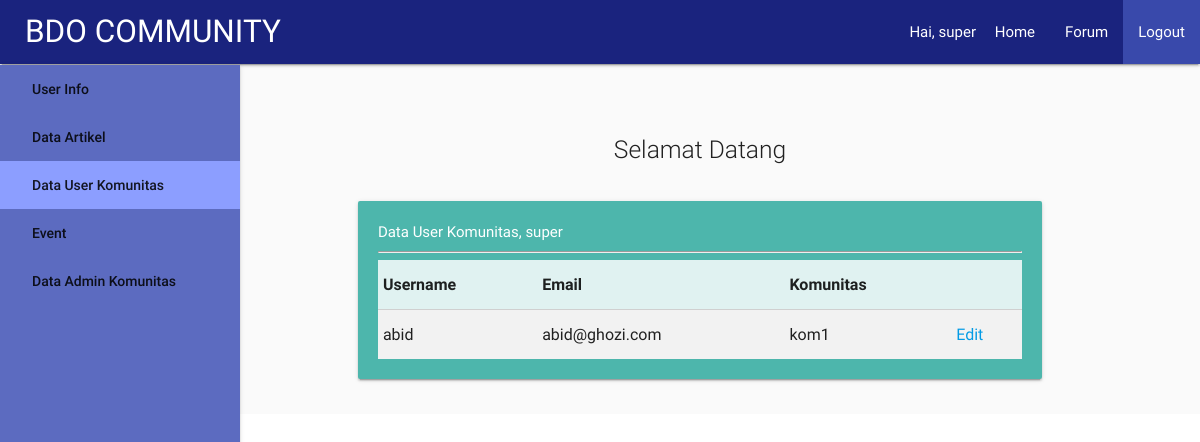
The page /dashboard/hi_datauserkomunitas.php (signed in) on the database as committed earlier.
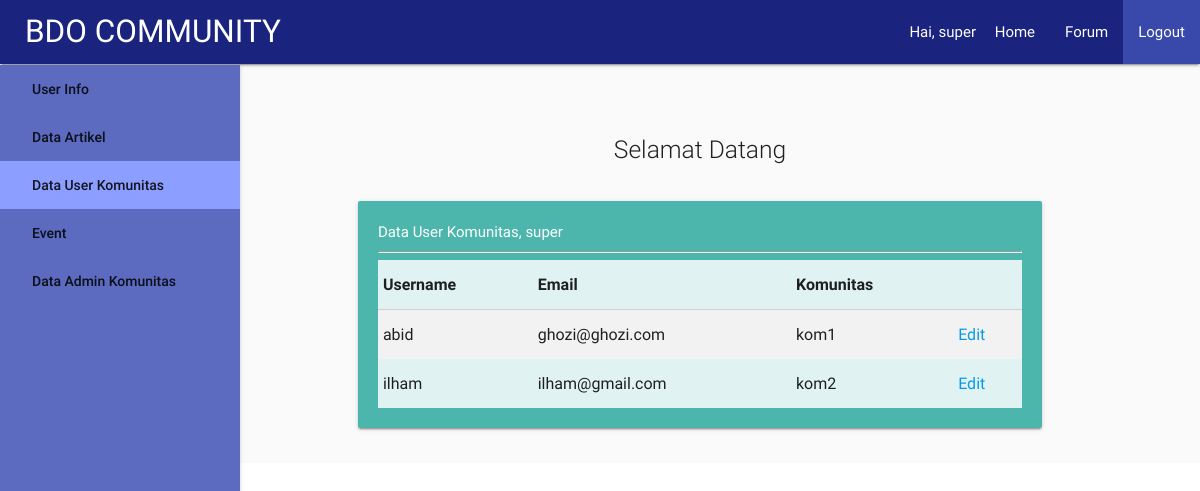
The same page on the database as committed later.
### tables this page shows
CREATE TABLE `table_user` (
  `username` varchar(30) NOT NULL,
  `password` varchar(30) NOT NULL,
  `email` varchar(120) NOT NULL,
  `idKomunitas` varchar(10) NOT NULL,
  `role` int(3) NOT NULL
);

### proses/proses_cekSession.php (called while the page is built, shortened)
<?php
if(!isset($_SESSION['session_user'])){
  header('Location: ../index.php');
}else{
  $user = $_SESSION['session_user'];
  $role = $_SESSION['session_role'];
}
?>

### dashboard/hi_datauserkomunitas.php (the view, shortened to what this page needs)
<?php
include("../proses/proses_cekSession.php");
include("../proses/proses_koneksi.php");
if($role == 1){
  $query = "SELECT * FROM table_user WHERE role = 3";
  $result = mysqli_query($conn,$query);
}else if($role == 2){
  $r = "Admin Komunitas";
  $query = "SELECT * FROM table_user WHERE idKomunitas = '$komunitas' AND role = 3";
  $result = mysqli_query($conn,$query);
}else{
  header('Location: ../index.php');
}
?>
<html>
<head>
  <link href="../css/materialize.css" rel="stylesheet">
  <link href="../css/style.css" rel="stylesheet">
</head>
<body>
  <div class="navbar-fixed">
    <nav >
      <div class="nav-wrapper indigo darken-4" >
        <a href="#" class="brand-logo" style="margin-left:25px;">BDO COMMUNITY</a>
        <ul id="nav-mobile" class="right hide-on-med-and-down">
          <li>Hai, <?php echo $user; ?>&nbsp;</li>
          <li><a href="../">Home</a></li>
          <li><a href="#">Forum</a></li>
          <li><a class="indigo darken-1" href="../proses/proses_logOut.php">Logout</a></li>
        </ul>
      </div>
    </nav>
  </div>
  <div class="row">
    <header class="col s2">
      <ul style="width:240px; margin-top:65px;" class="side-nav fixed indigo lighten-1">
        <a href="hi_index.php">User Info</a></li>
        <a href="hi_dataartikel.php">Data Artikel</a></li>
        <a href="#" class="indigo accent-1">Data User Komunitas</a></li>
        <a href="hi_dataevent.php">Event</a></li>
        <?php
        if($role==1){
          echo "<a href='hi_dataadminkomunitas.php'>Data Admin Komunitas</a></li>";
        }
        ?>
      </ul>
    </header>
    <div class="col s10 grey lighten-5">
      <div class="section no-pad-bot grey lighten-5" id="index-banner">
        <div class="container">
          <br><br>
          <div class="row center">
            <h5 class="header col s12 light">
              Selamat Datang
            </h5>
          </div>
          <div class="row">
            <div class="col s12">
              <div class="card-panel teal lighten-2 s12 white-text" style="padding:20px;">
                <table class="teal lighten-5 highlight striped">
                  Data User Komunitas, <?php echo $komunitas; ?><hr>
                  <thead>
                    <tr>
                      <th>Username</th>
                      <th>Email</th>
                      <th>Komunitas</th>
                      <th></th>
                    </tr>
                  </thead>
                  <tbody>
                    <?php while($row = mysqli_fetch_array($result)){?>
                    <tr>
                      <td><?php echo $row[0]; ?></td>
                      <td><?php echo $row[2]; ?></td>
                      <td><?php echo $row[3]; ?></td>
                      <td><a href = "hi_editUser.php?user=<?php echo $row[0]; ?>">Edit</a></td>
                    </tr>
                    <?php } ?>
                  </tbody>
                </table>
              </div>
            </div>
          </div>
        </div>
      </div>
    </div>
  </div>
</body>
</html>

Rows that differ between the two databases and show on the page:
changed table_user "abid": email "abid@ghozi.com" → "ghozi@ghozi.com"
added table_user: username "ilham", email "ilham@gmail.com", idKomunitas "kom2"
